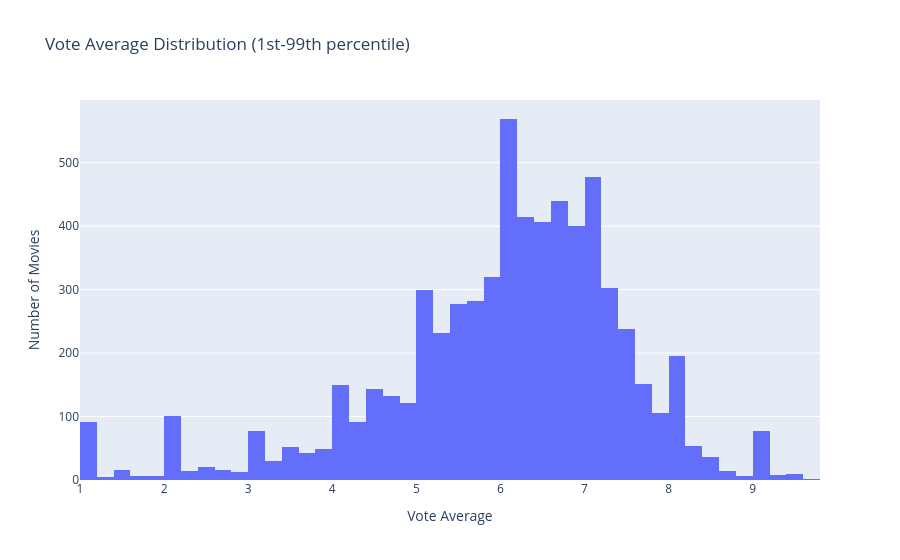

Here is the notebook cell this chart was saved with:
### Code cell
q01 = df['vote_average'].quantile(0.01)
q99 = df['vote_average'].quantile(0.99)
df_vote = df[(df['vote_average'] >= q01) & (df['vote_average'] <= q99)]

fig = px.histogram(df_vote, x="vote_average", nbins=50, title="Vote Average Distribution (1st-99th percentile)",
                   labels={"vote_average": "Vote Average"})
fig.update_layout(yaxis_title="Number of Movies")
fig.show()

### Figure 1 — Plotly figure (JSON) as saved in the notebook; plotly's stock layout.template omitted (floating-point values rounded to 4 significant figures; data arrays with more than 128 entries replaced by an {"elided": "..."} marker saying what was removed)
{"data": [{"bingroup": "x", "hovertemplate": "Vote Average=%{x}<br>count=%{y}<extra></extra>", "legendgroup": "", "marker": {"color": "#636efa", "pattern": {"shape": ""}}, "name": "", "nbinsx": 50, "orientation": "v", "showlegend": false, "type": "histogram", "x": {"elided": "6708 float values"}, "xaxis": "x", "yaxis": "y"}], "layout": {"barmode": "relative", "legend": {"tracegroupgap": 0}, "title": {"text": "Vote Average Distribution (1st-99th percentile)"}, "xaxis": {"anchor": "y", "domain": [0, 1], "title": {"text": "Vote Average"}}, "yaxis": {"anchor": "x", "domain": [0, 1], "title": {"text": "Number of Movies"}}}}
